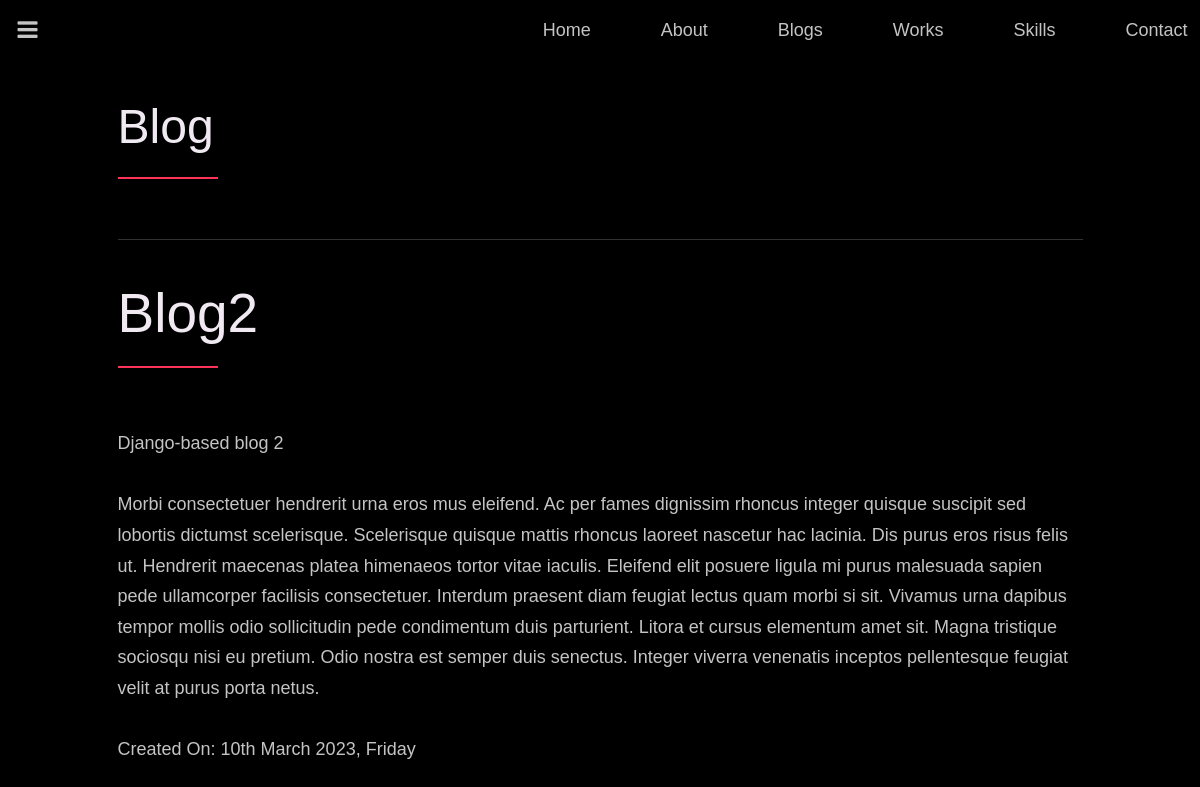
The app's page /blog/2/ with its own data.
### blog/models.py (models this page shows, shortened)
class Blog(models.Model):
    title = models.CharField(max_length=100)
    description = models.CharField(max_length=250)
    content = models.TextField()
    created_at = models.DateTimeField(default=get_default_created_at)

### blog/views.py (the view)
# urls.py: path('<int:blog_id>/', views.detail, name="blog_detail")
def detail(request, blog_id):
    blog = get_object_or_404(Blog, pk=blog_id)
    return render(request, 'blog_detail.html', {'blog': blog})

### blog/templates/blog_detail.html
{% extends 'base.html' %}
{% block content %}
<div class="container">
    <div class="row content">
        <div class="mt-5">
            <h2><small>Blog</small></h2>
            <hr>
            <br>
            <h2>{{blog.title}}</h2>
            {{blog.description}}
            <br>
            <br>
            {{blog.content|safe}}
            <br>
            <br>
            Created On: {{blog.created_at|date:'jS F Y, l'}}
        </div>
    </div>
</div>
{% endblock %}

### staticfiles/portfolio/css/index.css (style rules this page uses)
* { margin: 0; padding: 0; box-sizing: inherit; }
:root { --font-size-small: 1.8rem; --font-size-normal: 2.2rem; --font-size-medium: 2.8rem; --font-size-medium-1: 3.6rem; --font-size-large: 5.5rem; --font-size-huge: 7.5rem; --font-stack: 'Hk Grotesk', sans-serif; --line-height-normal: 1.7; --line-height-small: 1.2; --black: #000; --pink: rgb(255, 50, 88); --pink2: rgba(255, 64, 99, 0.39); --white: #f0e9f2; --white-1: #e5e5e6da; --container-max-width: 1180px; --container-normal-width: 800px; --container-medium-width: 700px; --container-small-width: 500px; --gutter-huge: 12rem; --gutter-medium: 6rem; --gutter-normal: 3rem; --gutter-small-1: 2.5rem; --gutter-small: 2rem; --border-light: 1px solid rgb(36, 35, 35); }
html { font-size: 62.5%; box-sizing: border-box; scroll-behavior: smooth; }
body { font-size: var(--font-size-small); font-family: var(--font-stack); font-weight: 400; color: var(--white-1); line-height: var(--line-height-normal); background: var(--black); overflow-x: hidden; }
.row { max-width: var(--container-max-width); margin: 0 auto; }
@media (max-width: 1340px) { .row { max-width: 1100px; } }
@media (max-width: 1240px) { .row { padding: 0 var(--gutter-medium); } }
h1, h2, h3 { font-family: 'Jost', sans-serif; font-weight: 400; line-height: var(--line-height-small); color: var(--white); }
h2 { font-size: var(--font-size-large); margin-bottom: var(--gutter-medium); }
h2::after { content: ''; display: block; height: 2px; width: 10rem; background: var(--pink); margin: var(--gutter-small) 0; }

### records on screen
Blog: title "Blog2", description "Django-based blog 2", content "Morbi consectetuer hendrerit urna eros mus eleifend. Ac per fames dignissim rhoncus integer quisque suscipit sed lobortis dictumst scelerisque. Scelerisque quisque mattis rhoncus laoreet nascetur hac lacinia. Dis purus eros risus felis ut. Hendrerit maecenas platea himenaeos tortor vitae iaculis. Eleifend elit posuere ligula mi purus malesuada sapien pede ullamcorper facilisis consectetuer. Interdum praesent diam feugiat lectus quam morbi si sit. Vivamus urna dapibus tempor mollis odio sollicitudin pede condimentum duis parturient. Litora et cursus elementum amet sit. Magna tristique sociosqu nisi eu pretium. Odio nostra est semper duis senectus. Integer viverra venenatis inceptos…", created_at "10th March 2023, Friday"
